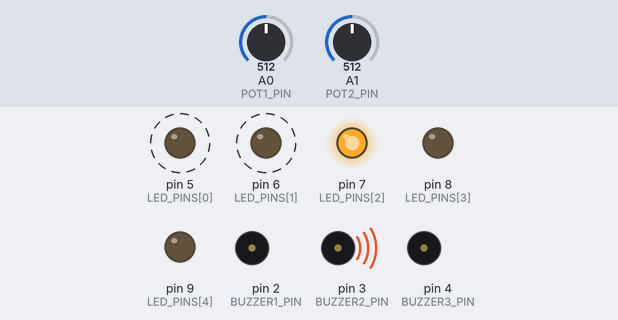
Simulated run of this sketch. Board: Arduino Uno, built with avr-gcc and run on an emulated ATmega328P. Shown: output pins drawn as LEDs (lit = HIGH), buzzer (waves = sounding, pin HIGH). Dashed ring = blinking. The test bench sets the inputs (shaded band); at power-on: A0 (POT1_PIN) = 512, A1 (POT2_PIN) = 512.

Above: at 2.1 s.
2.2 s: A0 (POT1_PIN) set to 360
5.7 s: A0 (POT1_PIN) set to 324
At 7.01 s:
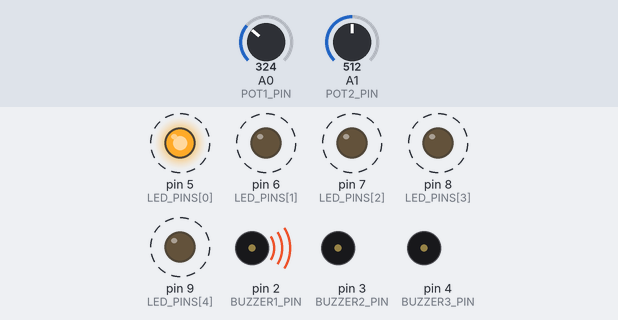
9.2 s: A0 (POT1_PIN) set to 692
At 9.76 s:
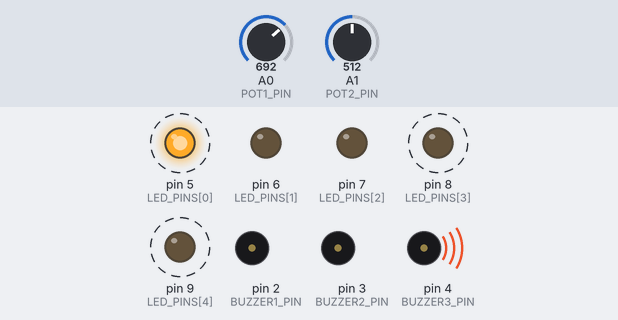
12.7 s: A1 (POT2_PIN) set to 122
At 13.9 s:
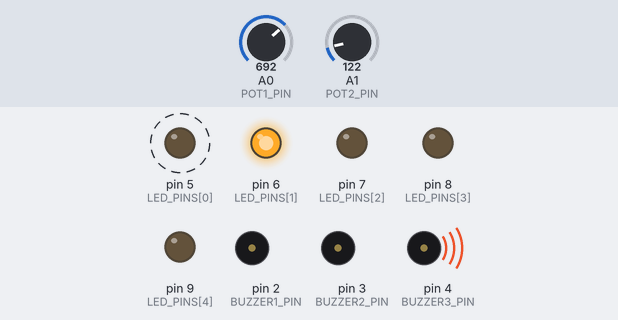
16.2 s: A1 (POT2_PIN) set to 0
19.7 s: A0 (POT1_PIN) set to 669
At 20.5 s:
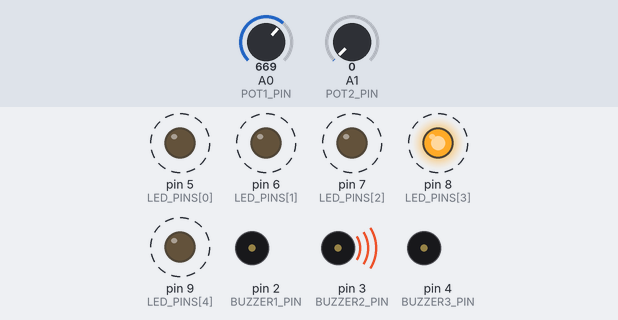
Timing chart, 0 to 24.2 s (numbered marks = the images above; inputs shaded):
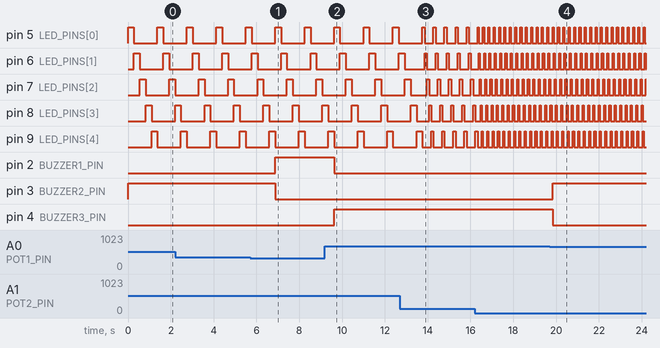

Measured:
- the behaviour switches between 342 and 341 on A0 (POT1_PIN) (found by bisection; images 0 and 1)
- after the input at 5.7 s, pin 2 (BUZZER1_PIN): LOW → HIGH after 1.2 s; pin 3 (BUZZER2_PIN): HIGH → LOW after 1.2 s
- after the input at 9.2 s, pin 2 (BUZZER1_PIN): HIGH → LOW after 0.43 s; pin 4 (BUZZER3_PIN): LOW → HIGH after 0.43 s
- after the input at 12.7 s, pin 5 (LED_PINS[0]): alternates HIGH for 0.10 s and LOW for 0.41 s, starting after 1.2 s
- after the input at 16.2 s, pin 5 (LED_PINS[0]), pin 6 (LED_PINS[1]): alternates HIGH for 0.05 s and LOW for 0.20 s, starting after 0.18 s
- after the input at 19.7 s, pin 3 (BUZZER2_PIN): LOW → HIGH after 0.14 s; pin 4 (BUZZER3_PIN): HIGH → LOW after 0.14 s
- by itself, pin 5 (LED_PINS[0]): alternates HIGH for 0.28 s and LOW for 1.1 s
- by itself, pin 6 (LED_PINS[1]): repeats every 0.52 s: HIGH 0.10 s, LOW 0.41 s

The sketch:

tinkercad1_copy.ino
```cpp
// Pins Configuration
const int POT1_PIN = A0;
const int POT2_PIN = A1;

const int BUZZER1_PIN = 2;
const int BUZZER2_PIN = 3;
const int BUZZER3_PIN = 4;

const int LED_PINS[5] = {5, 6, 7, 8, 9};

void setup() {
  // Set buzzer pins as output
  pinMode(BUZZER1_PIN, OUTPUT);
  pinMode(BUZZER2_PIN, OUTPUT);
  pinMode(BUZZER3_PIN, OUTPUT);

  // Set LED pins as output
  for (int i = 0; i < 5; i++) {
    pinMode(LED_PINS[i], OUTPUT);
  }
}

void loop() {
  int pot1Value = analogRead(POT1_PIN);  // 0 to 1023
  int pot2Value = analogRead(POT2_PIN);  // 0 to 1023

  // Buzzer control logic
  if (pot1Value <= 341) {
    digitalWrite(BUZZER1_PIN, HIGH);
    digitalWrite(BUZZER2_PIN, LOW);
    digitalWrite(BUZZER3_PIN, LOW);
  } else if (pot1Value <= 682) {
    digitalWrite(BUZZER1_PIN, LOW);
    digitalWrite(BUZZER2_PIN, HIGH);
    digitalWrite(BUZZER3_PIN, LOW);
  } else {
    digitalWrite(BUZZER1_PIN, LOW);
    digitalWrite(BUZZER2_PIN, LOW);
    digitalWrite(BUZZER3_PIN, HIGH);
  }

  // Map pot2Value to a reasonable delay (e.g., 50ms to 500ms)
  int ledDelay = map(pot2Value, 0, 1023, 50, 500);

  // LED sequence logic
  for (int i = 0; i < 5; i++) {
    for (int j = 0; j < 5; j++) {
      digitalWrite(LED_PINS[j], j == i ? HIGH : LOW);
    }
    delay(ledDelay);
  }
}


/* Tinkercad simulation's link:
   https://www.tinkercad.com/things/7az9CF8lwia-super-lappi
*/
```
